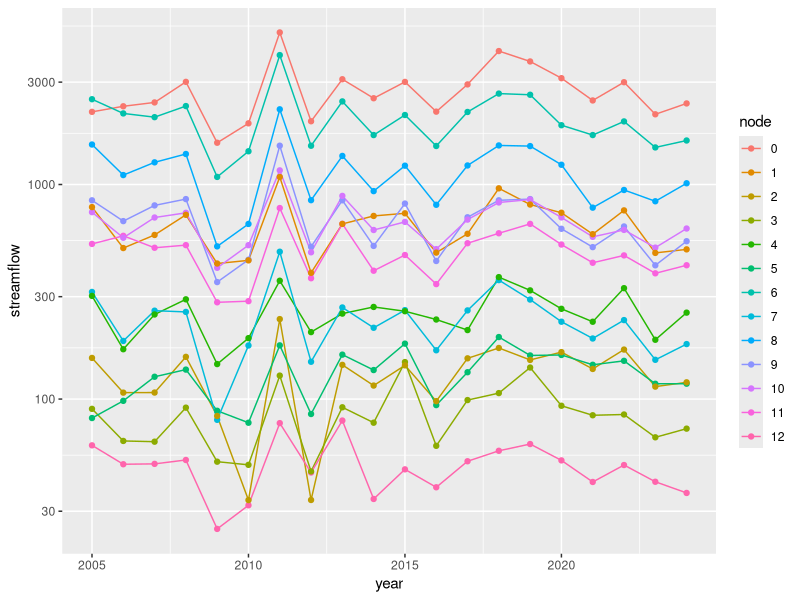
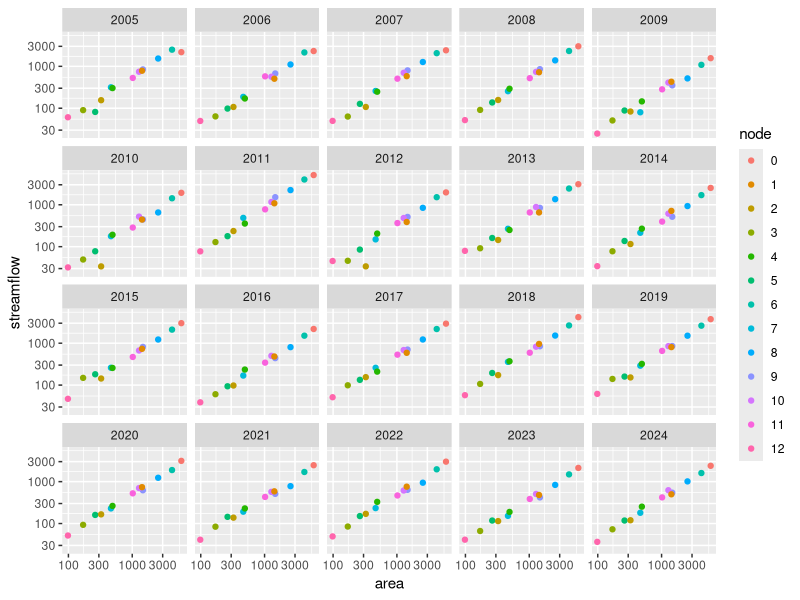
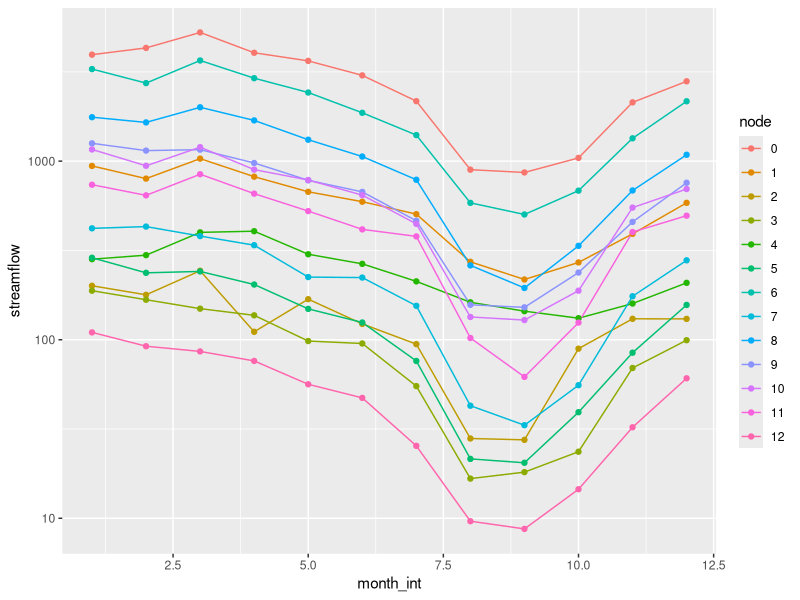
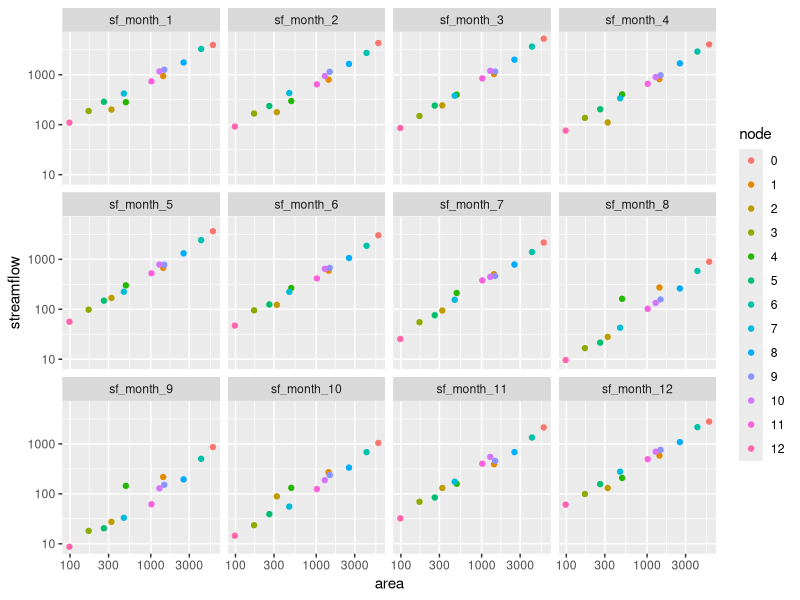

Here is the R script that generated these plots, in order: (Note: this script raises an error after producing the figures.)
library(ggplot2)
library(reshape2)


## For annual model
df <- read.csv('csvs/annual-means-long.csv')

df$node <- as.factor(df$node)

ggplot(df, mapping=aes(x=year, y=streamflow, color=node)) +
    geom_line() + geom_point() +
    scale_y_continuous(trans='log10')


ggplot(df, mapping=aes(x=area, y=streamflow, color=node)) +
    geom_point() + facet_wrap(~ year) + 
    scale_y_continuous(trans='log10') +
    scale_x_continuous(trans='log10')


## For monthly model: abandoned because months are not iid, and rjags
## does not support circular relationships
df <- read.csv('csvs/node-attrs.csv')
cols <- mapply(function (i) {sprintf("sf_month_%d", i)}, 1:12)

df.long <- melt(df, id.vars=c("name", "area", "INDEX"), measure.vars=cols, variable.name="month", value.name="streamflow")

df.long$month_int <- rep(NA, length(df.long$month))
for (m in 1:12) {
    df.long$month_int[df.long$month == sprintf("sf_month_%d", m)] <- m
}

df.long$node <- as.factor(df.long$INDEX)


ggplot(df.long, mapping=aes(x=month_int, y=streamflow, color=node)) +
    geom_line() + geom_point() +
    scale_y_continuous(trans='log10')


ggplot(df.long, mapping=aes(x=area, y=streamflow, color=node)) +
    geom_point() + facet_wrap(~ month) + 
    scale_y_continuous(trans='log10') +
    scale_x_continuous(trans='log10')


model <- lm(sf_mean ~ -1 + area, data=df)
summary(model)


ggplot(df) + geom_point(mapping=aes(x=area, y=streamflow))  +
    scale_y_continuous(trans='log10') +
    scale_x_continuous(trans='log10')

